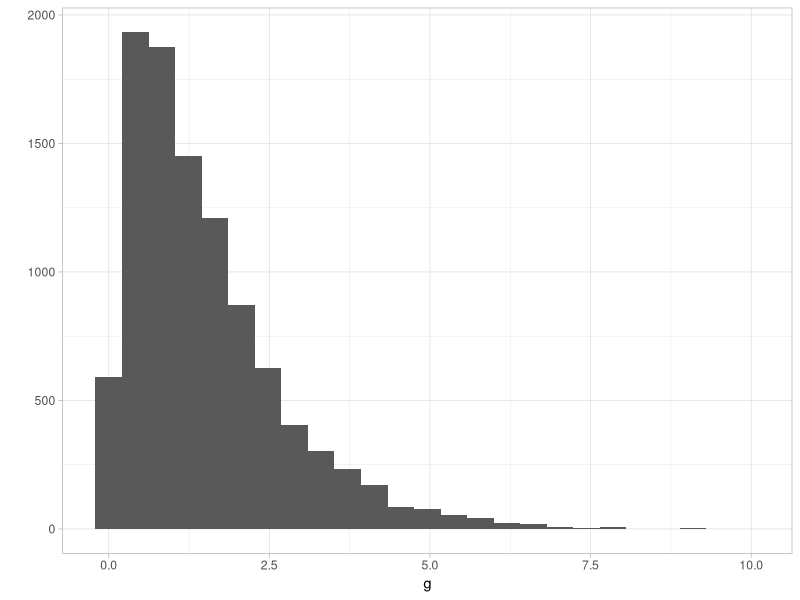
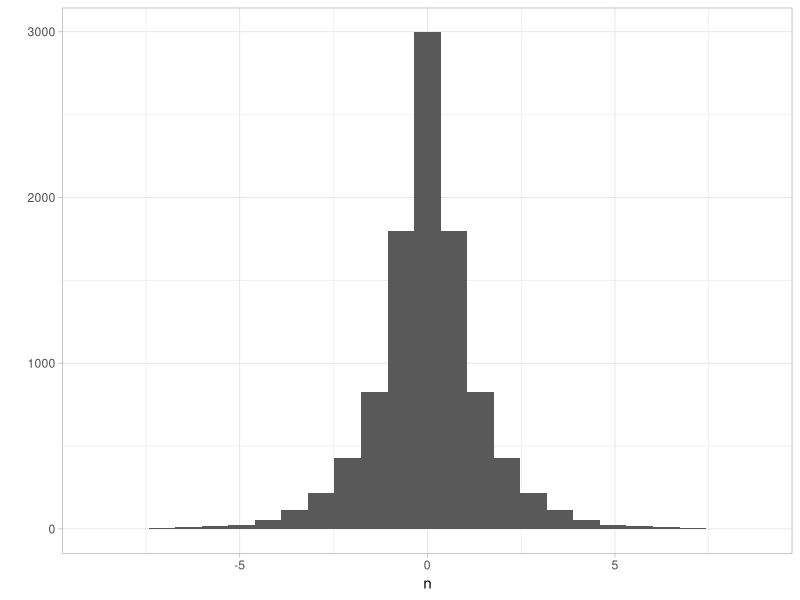

R code for these plots, in order:
## ---- chunk 1
library(tidyverse)
## ---- chunk 2
cociente <- function(x){
  3/2 * 1/base::gamma(3/2) * x ^(1/2)*exp(-x/3)
}
## ---- chunk 3
gamma <- function(){
  
  c <- 1.26
  x <- rexp(1,2/3)
  u <- runif(1)
  while(u>cociente(x)/c){

    u <- runif(1)
    x <- rexp(1,2/3)
  }
  x
}
## ---- chunk 4
g <- rerun(10000,gamma()) %>% flatten_dbl()
## ---- chunk 5
qplot(g, bins = 25) +
  theme_light()
## ---- chunk 6
cociente_normal <- function(x){
  exp(((x-1)^2)/2)
}
## ---- chunk 7

## ---- chunk 8
normal <- function(){
  
  y <- rexp(1,1)
  u <- runif(1)
  
  while(u>cociente_normal(y)){
    y <- rexp(1,1)
    u <- runif(1)
  }
  y*(-1)^round(runif(1))
}

## ---- chunk 9
n <- rerun(5000,normal()) %>% flatten_dbl()
## ---- chunk 10
n <- c(n,-n)

qplot(n, bins = 25) +
  theme_light()
